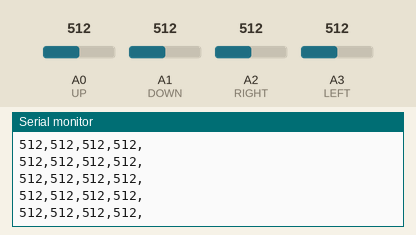
This sketch was run on a simulated Arduino Uno, built with avr-gcc and run on an emulated ATmega328P. On the bench: the last lines printed to the serial monitor. The inputs (shaded band) are chosen by the test bench; at power-on: A0 (UP) = 512, A1 (DOWN) = 512, A2 (RIGHT) = 512, A3 (LEFT) = 512.

Above: at 2.2 s.
2.3 s: A0 (UP) set to 716
At 2.32 s:
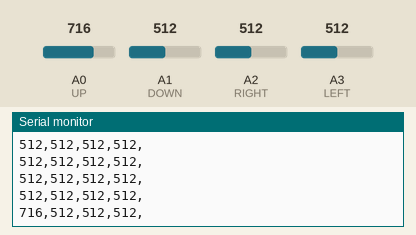
3.8 s: A1 (DOWN) set to 716
At 3.84 s:
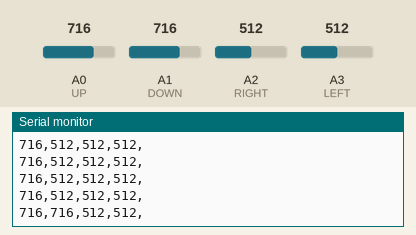
5.3 s: A2 (RIGHT) set to 716
At 5.35 s:
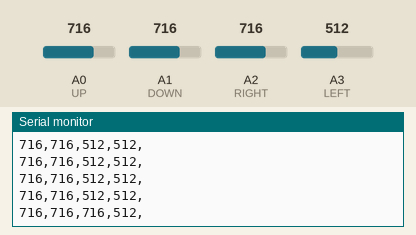
6.8 s: A3 (LEFT) set to 716
At 6.87 s:
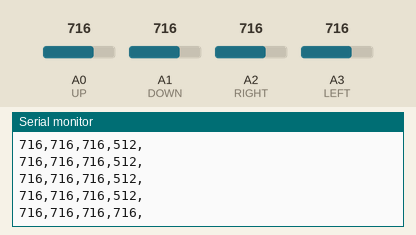
8.3 s: A0 (UP) set to 992
At 8.39 s:
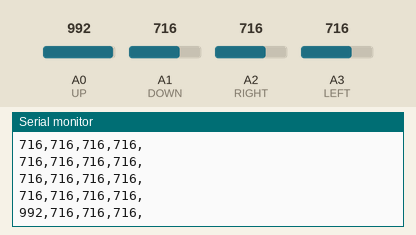
9.8 s: A1 (DOWN) set to 992
At 9.8 s:
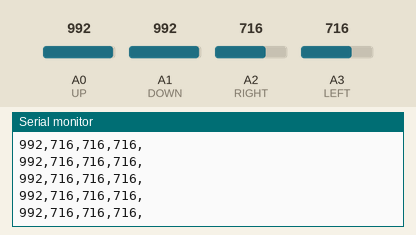
Timing chart, 0 to 12.3 s (numbered marks = the images above; inputs shaded):
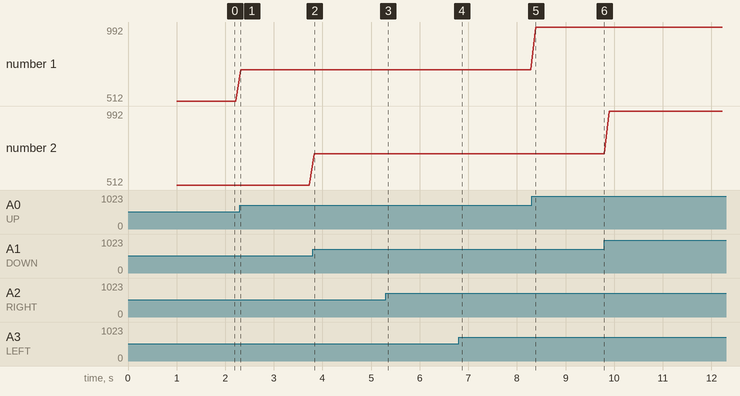

Measured:
- after the input at 2.3 s, the serial monitor: prints a new line at once (image 1)
- after the input at 3.8 s, the serial monitor: prints a new line at once (image 2)
- after the input at 5.3 s, the serial monitor: prints a new line after 0.05 s (image 3)
- after the input at 6.8 s, the serial monitor: prints a new line after 0.07 s (image 4)
- after the input at 8.3 s, the serial monitor: prints a new line after 0.08 s (image 5)
- plotted number 1: 512 → 716 after the input at 2.3 s, 716 → 992 after the input at 8.3 s

The sketch:

FSR.ino
```cpp
void setup() {
  Serial.begin(115200);
  pinMode(14,INPUT); //UP
  pinMode(15,INPUT); //DOWN
  pinMode(16,INPUT); //RIGHT
  pinMode(17,INPUT); //LEFT
  delay(1000);
}

void loop() {
  int U = analogRead(14);
  int D = analogRead(15);
  int R = analogRead(16);
  int L = analogRead(17);
  String result = String(U) + "," + String(D) + "," + String(R) + "," + String(L) + ","; //U,D,R,L
  Serial.println(result);
  delay(100);
}
```
